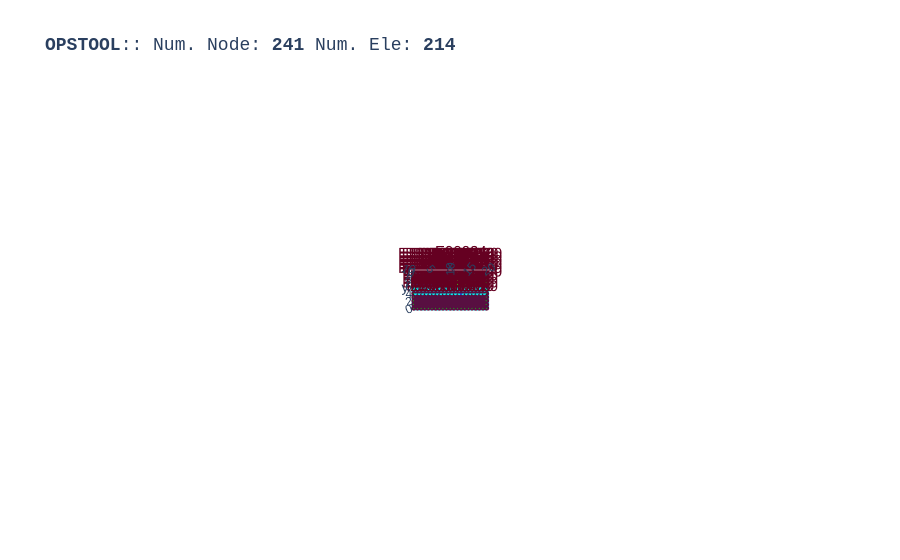

The notebook cell this image was saved under:
### Code cell
opst.vis.plotly.plot_model(show_node_numbering=False, show_ele_numbering=True, show_nodal_loads = False)

### Figure 1 — Plotly figure (JSON) as saved in the notebook; plotly's stock layout.template omitted (floating-point values rounded to 4 significant figures; data arrays with more than 128 entries replaced by an {"elided": "..."} marker saying what was removed)
{"data": [{"color": "#00FFFF", "hoverinfo": "skip", "i": {"elided": "400 int values"}, "j": {"elided": "400 int values"}, "k": {"elided": "400 int values"}, "name": "SSPquadUP", "opacity": 1, "type": "mesh3d", "x": {"elided": "800 float values"}, "y": {"elided": "800 float values"}, "z": {"elided": "800 float values"}}, {"connectgaps": false, "hoverinfo": "skip", "line": {"color": "black", "width": 1}, "mode": "lines", "name": "Edge", "type": "scatter3d", "x": {"elided": "1200 float values"}, "y": {"elided": "1200 float values"}, "z": {"elided": "1200 float values"}}, {"connectgaps": false, "hoverinfo": "skip", "line": {"color": "#0652ff", "width": 5}, "mode": "lines", "name": "DispBeamColumn2d", "type": "scatter3d", "x": [13.0, 13.0, NaN, 13.0, 13.0, NaN, 13.0, 13.0, NaN, 13.0, 13.0, NaN, 13.0, 13.0, NaN, 13.0, 13.0, NaN, 13.0, 13.0, NaN, 13.0, 13.0, NaN, 13.0, 13.0, NaN], "y": [1.0, 2.0, NaN, 2.0, 3.0, NaN, 3.0, 4.0, NaN, 4.0, 5.0, NaN, 5.0, 6.0, NaN, 6.0, 7.0, NaN, 7.0, 8.0, NaN, 8.0, 9.0, NaN, 9.0, 10.0, NaN], "z": [0.0, 0.0, NaN, 0.0, 0.0, NaN, 0.0, 0.0, NaN, 0.0, 0.0, NaN, 0.0, 0.0, NaN, 0.0, 0.0, NaN, 0.0, 0.0, NaN, 0.0, 0.0, NaN, 0.0, 0.0, NaN]}, {"connectgaps": false, "hoverinfo": "skip", "line": {"color": "#39FF14", "width": 5}, "mode": "lines", "name": "ZeroLengthContact2D", "type": "scatter3d", "x": [13.0, 13.0, NaN, 13.0, 13.0, NaN, 13.0, 13.0, NaN, 13.0, 13.0, NaN, 13.0, 13.0, NaN], "y": [6.0, 6.0, NaN, 7.0, 7.0, NaN, 8.0, 8.0, NaN, 9.0, 9.0, NaN, 10.0, 10.0, NaN], "z": [0.0, 0.0, NaN, 0.0, 0.0, NaN, 0.0, 0.0, NaN, 0.0, 0.0, NaN, 0.0, 0.0, NaN]}, {"customdata": {"elided": "200 str values"}, "hovertemplate": "%{customdata}", "marker": {"color": "#00FFFF", "size": 3, "symbol": "diamond-open"}, "mode": "markers", "name": "SSPquadUP", "type": "scatter3d", "x": {"elided": "200 float values"}, "y": {"elided": "200 float values"}, "z": {"elided": "200 float values"}}, {"customdata": ["eleTag: 8051<br>connectedNodes:<br> [233 234]", "eleTag: 8052<br>connectedNodes:<br> [234 235]", "eleTag: 8053<br>connectedNodes:<br> [235 236]", "eleTag: 8054<br>connectedNodes:<br> [236 237]", "eleTag: 8055<br>connectedNodes:<br> [237 238]", "eleTag: 8056<br>connectedNodes:<br> [238 239]", "eleTag: 8057<br>connectedNodes:<br> [239 240]", "eleTag: 8058<br>connectedNodes:<br> [240 241]", "eleTag: 8059<br>connectedNodes:<br> [241 242]"], "hovertemplate": "%{customdata}", "marker": {"color": "#0652ff", "size": 3, "symbol": "diamond-open"}, "mode": "markers", "name": "DispBeamColumn2d", "type": "scatter3d", "x": [13.0, 13.0, 13.0, 13.0, 13.0, 13.0, 13.0, 13.0, 13.0], "y": [1.5, 2.5, 3.5, 4.5, 5.5, 6.5, 7.5, 8.5, 9.5], "z": [0.0, 0.0, 0.0, 0.0, 0.0, 0.0, 0.0, 0.0, 0.0]}, {"customdata": ["eleTag: 90020<br>connectedNodes:<br> [238 141]", "eleTag: 90021<br>connectedNodes:<br> [239 162]", "eleTag: 90022<br>connectedNodes:<br> [240 183]", "eleTag: 90023<br>connectedNodes:<br> [241 204]", "eleTag: 90024<br>connectedNodes:<br> [242 225]"], "hovertemplate": "%{customdata}", "marker": {"color": "#39FF14", "size": 3, "symbol": "diamond-open"}, "mode": "markers", "name": "ZeroLengthContact2D", "type": "scatter3d", "x": [13.0, 13.0, 13.0, 13.0, 13.0], "y": [6.0, 7.0, 8.0, 9.0, 10.0], "z": [0.0, 0.0, 0.0, 0.0, 0.0]}, {"customdata": {"elided": "241 str values"}, "hovertemplate": "x: %{x}<br>y: %{y}<br>z: %{z} <br>nodeTag: %{customdata}", "marker": {"color": "#580f41", "size": 3, "symbol": "circle"}, "mode": "markers", "name": "Nodes", "type": "scatter3d", "x": {"elided": "241 float values"}, "y": {"elided": "241 float values"}, "z": {"elided": "241 float values"}}, {"mode": "text", "name": "Element Tag", "text": {"elided": "214 str values"}, "textfont": {"color": "#650021", "size": 15}, "type": "scatter3d", "x": {"elided": "214 float values"}, "y": {"elided": "214 float values"}, "z": {"elided": "214 float values"}}, {"connectgaps": false, "hoverinfo": "skip", "line": {"color": "#15b01a", "width": 1}, "mode": "lines", "name": "BC", "type": "scatter3d", "x": {"elided": "545 float values"}, "y": {"elided": "545 float values"}, "z": {"elided": "545 float values"}}, {"connectgaps": false, "hoverinfo": "skip", "line": {"color": "#FF1493", "width": 2.5}, "mode": "lines", "name": "mp constraint", "type": "scatter3d", "x": [13.0, 13.0, NaN, 13.0, 13.0, NaN, 13.0, 13.0, NaN, 13.0, 13.0, NaN, 13.0, 13.0, NaN], "y": [1.0, 1.0, NaN, 2.0, 2.0, NaN, 3.0, 3.0, NaN, 4.0, 4.0, NaN, 5.0, 5.0, NaN], "z": [0.0, 0.0, NaN, 0.0, 0.0, NaN, 0.0, 0.0, NaN, 0.0, 0.0, NaN, 0.0, 0.0, NaN]}, {"hoverinfo": "skip", "marker": {"color": "#39FF14", "size": 6}, "mode": "markers", "type": "scatter3d", "x": [13.0, 13.0, 13.0, 13.0, 13.0], "y": [6.0, 7.0, 8.0, 9.0, 10.0], "z": [0.0, 0.0, 0.0, 0.0, 0.0]}], "layout": {"autosize": true, "font": {"family": "Arial, sans-serif"}, "scene": {"aspectmode": "data", "camera": {"eye": {"x": 0, "y": -0.1, "z": 20}}, "dragmode": "pan", "xaxis": {"showbackground": false}, "yaxis": {"showbackground": false}, "zaxis": {"showbackground": true, "showgrid": true, "showticklabels": false, "ticks": "", "title": {"text": ""}, "visible": true}}, "showlegend": false, "title": {"font": {"family": "courier", "size": 18}, "text": "<b>OPSTOOL</b>:: Num. Node: <b>241</b> Num. Ele: <b>214</b>"}}}
